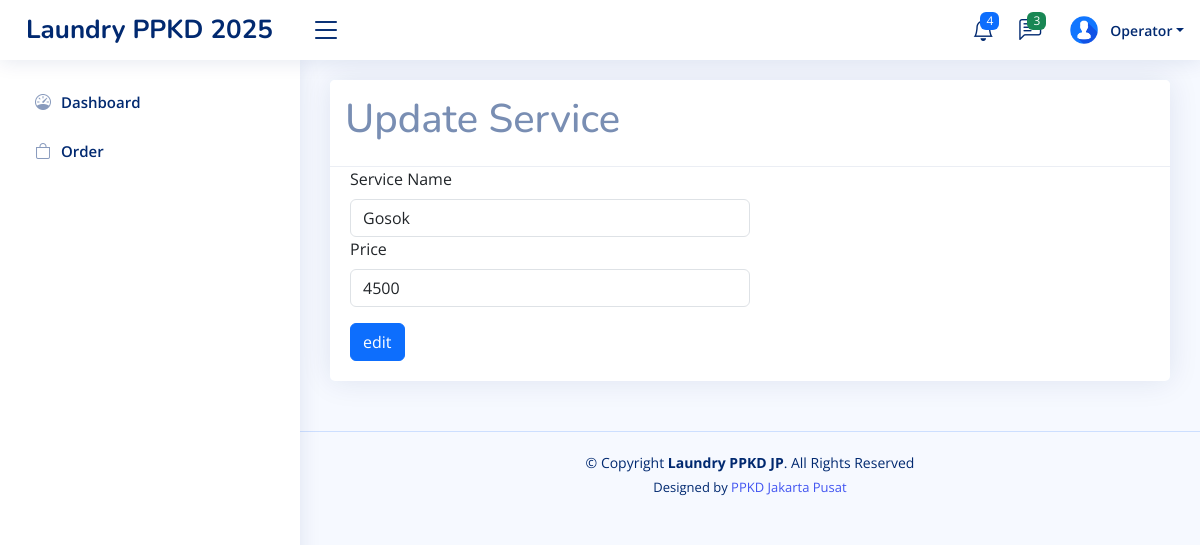
Page /home.php?page=tambah-service&edit=3 (signed in) on the earlier database version.
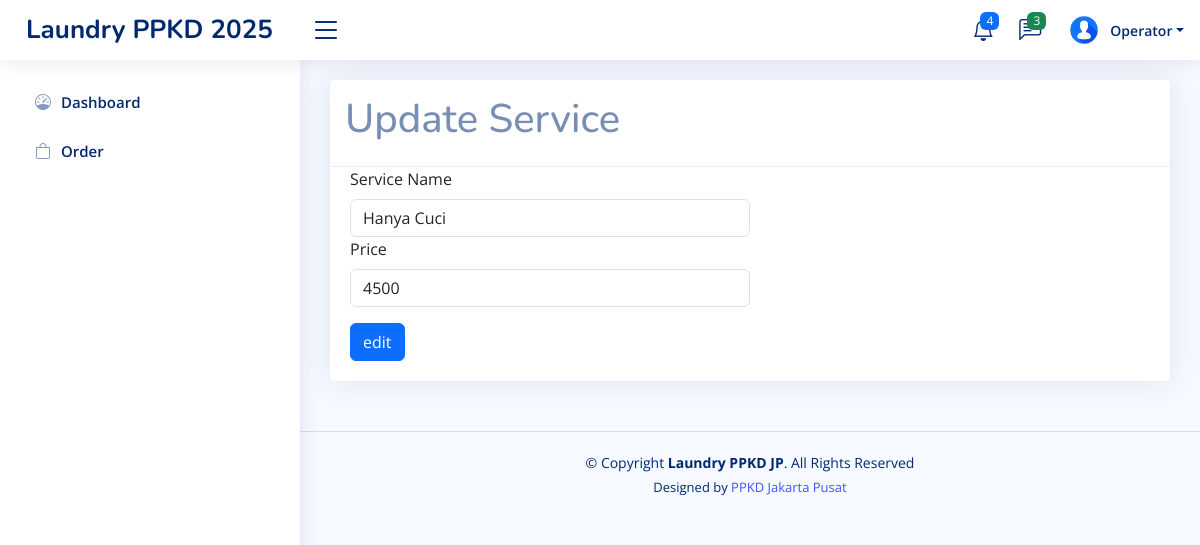
Same page on the later database version.
### tables this page shows
CREATE TABLE `level_menus` (
  `id` int(11) NOT NULL,
  `level_id` int(11) NOT NULL,
  `menu_id` int(11) NOT NULL,
  `created_at` timestamp NOT NULL DEFAULT current_timestamp(),
  `updated_at` timestamp NULL DEFAULT NULL ON UPDATE current_timestamp()
);

CREATE TABLE `menus` (
  `id` int(11) NOT NULL,
  `name` varchar(30) NOT NULL,
  `icon` varchar(30) NOT NULL,
  `link` varchar(30) NOT NULL,
  `order` int(11) NOT NULL,
  `created_at` timestamp NOT NULL DEFAULT current_timestamp(),
  `updated_at` timestamp NULL DEFAULT NULL ON UPDATE current_timestamp()
);

CREATE TABLE `services` (
  `id` int(11) NOT NULL,
  `name` varchar(50) NOT NULL,
  `price` int(11) NOT NULL,
  `description` text NOT NULL,
  `created_at` timestamp NOT NULL DEFAULT current_timestamp(),
  `updated_at` timestamp NULL DEFAULT NULL ON UPDATE current_timestamp()
);

### pages/tambah-service.php (the view, shortened to what this page needs)
<?php
$id = isset($_GET['edit']) ? $_GET['edit'] : '';
$selectService = mysqli_query($config, "SELECT name, price FROM services WHERE id = '$id'");
$service = mysqli_fetch_assoc($selectService);
?>
<!DOCTYPE html>
<html lang="en">
<head>
</head>
<body>
    <div class="row">
        <div class="col-sm-12">
            <div class="card">
                <div class="card-header">
                    <h1><?= isset($_GET['edit']) ? 'Update' : 'Add' ?> Service</h1>
                </div>
                <div class="card-body">
                    <form action="" method="post">
                        <label for="" class="form-label">Service Name</label> <br>
                        <input type="text" class="form-control w-50" name="name"
                            value="<?php echo $service['name'] ?? '' ?>" required>
                        <label for="" class="form-label">Price</label> <br>
                        <input type="text" class="form-control w-50 mb-3" name="price"
                            value="<?php echo $service['price'] ?? '' ?>" required>
                        <button type="submit" class="btn btn-primary"
                            name="<?= isset($_GET['edit']) ? 'update' : 'save' ?>"><?= isset($_GET['edit']) ? 'edit' : 'create' ?></button>
                    </form>
                </div>
            </div>
        </div>
    </div>
</body>
</html>

### inc/sidebar.php
<?php
$level_id = $_SESSION['LEVEL_ID'] ?? '';
$querylevelMenu = mysqli_query($config, "SELECT * FROM menus JOIN level_menus ON menus.id = level_menus.menu_id WHERE level_id = '$level_id' ORDER BY `order` ASC");
$rowLevelMenus = mysqli_fetch_all($querylevelMenu, MYSQLI_ASSOC);
?>
<aside id="sidebar" class="sidebar">
    <ul class="sidebar-nav" id="sidebar-nav">
        <?php foreach ($rowLevelMenus as $rowLevelMenu): ?>
            <li class="nav-item">
                <a class="nav-link collapsed" href="?page=<?= $rowLevelMenu['link'] ?>">
                    <i class="<?= $rowLevelMenu['icon'] ?>"></i>
                    <span><?= $rowLevelMenu['name'] ?></span>
                </a>
            </li>
        <?php endforeach ?>
</aside>

Differences in the rows shown:
changed services: name "Gosok" → "Hanya Cuci"
